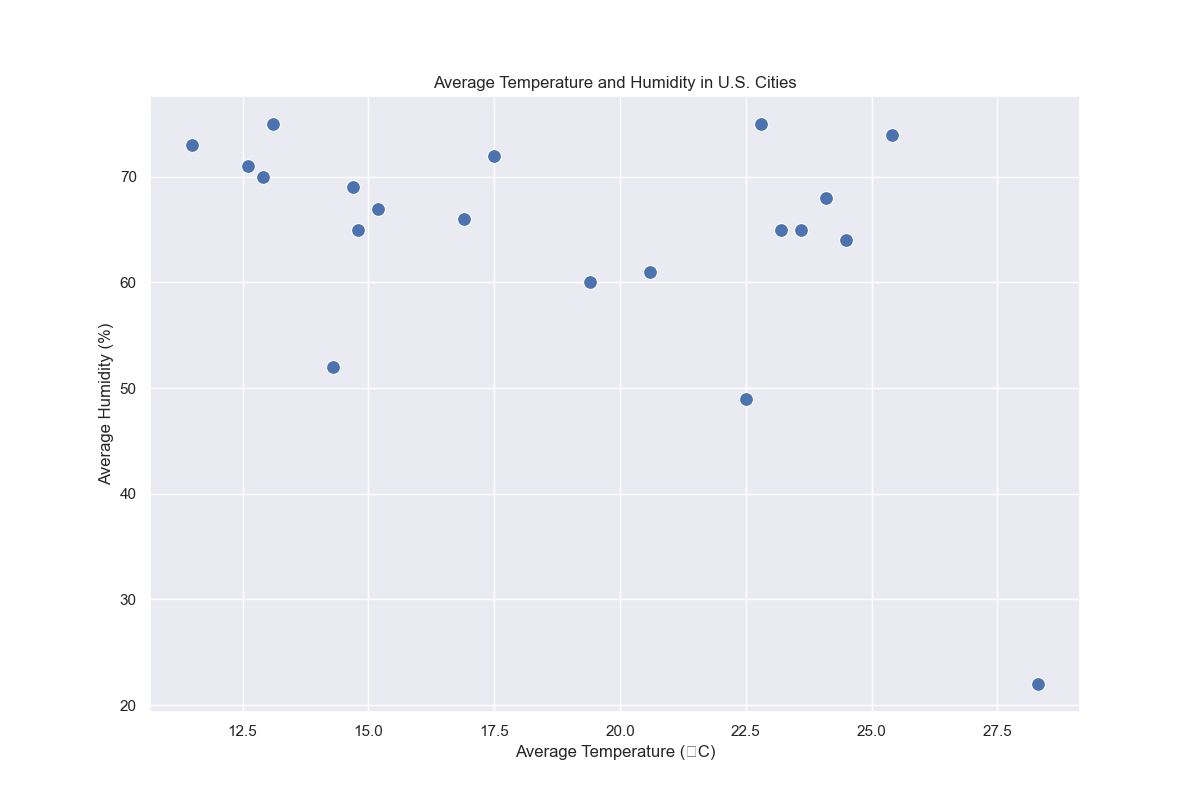

Write Python code to recreate this figure.

import pandas as pd
import seaborn as sb
import matplotlib.pyplot as plt 

# Data points
data = {
    'City': ['New York', 'Los Angeles', 'Chicago', 'Houston', 'Phoenix', 'Philadelphia', 'San Antonio', 'San Diego', 'Dallas', 'San Jose', 'Austin', 'Jacksonville', 'San Francisco', 'Columbus', 'Fort Worth', 'Indianapolis', 'Charlotte', 'Seattle', 'Denver', 'Washington'],
    'Average_Temperature': [15.2, 22.5, 12.6, 25.4, 28.3, 14.8, 24.5, 20.6, 23.6, 19.4, 24.1, 22.8, 17.5, 12.9, 23.2, 11.5, 16.9, 13.1, 14.3, 14.7],
    'Average_Humidity': [67, 49, 71, 74, 22, 65, 64, 61, 65, 60, 68, 75, 72, 70, 65, 73, 66, 75, 52, 69]
}

# Create DataFrame
df = pd.DataFrame(data)

# Set up the matplotlib figure
plt.figure(figsize=(12, 8))

# Draw a seaborn scatter plot
sb.scatterplot(data=df, x="Average_Temperature", y="Average_Humidity", palette=['#FF6347', '#4682B4'], s=100)

# Additional customizations
plt.title('Average Temperature and Humidity in U.S. Cities')
plt.xlabel('Average Temperature (°C)')
plt.ylabel('Average Humidity (%)')
plt.grid(True)

# Show the plot
plt.show()
